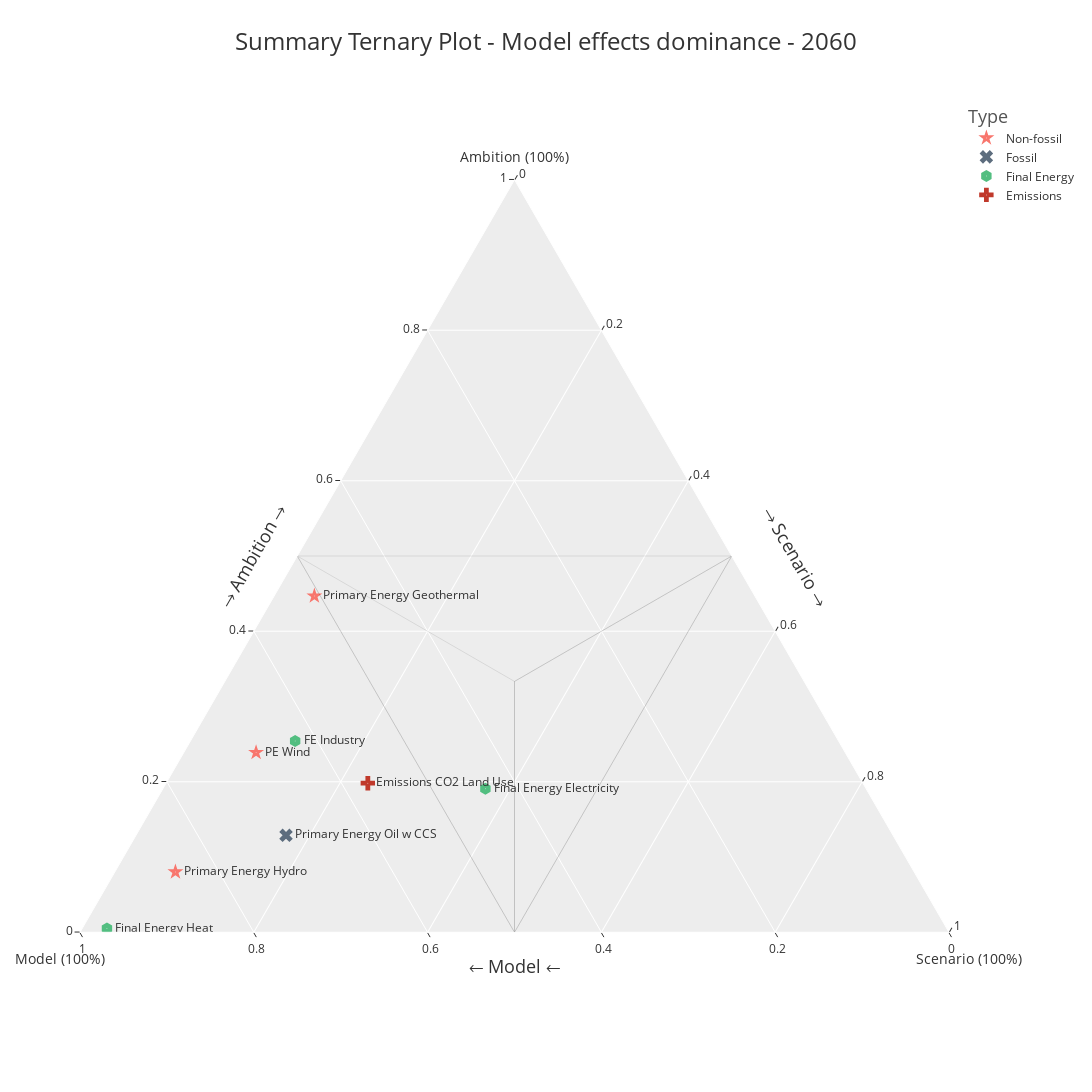

The notebook cell saved with this chart:
### Markdown cell above
Figure 15: Ternary Plot – Focus on the Model Factor effects 2060

### Code cell
# Figure 15: Ternary Plot for all variables 2060, focus on Model - cleaned version of the code to match the paper
# Note: there is no full version of this plot as the labels are not too long for the plot to become unreadable

# -----------
# Setup the style parameters
# -----------
sns.set()
sns.set_style("white")
plt.rcParams['figure.dpi']= 100
plt.rcParams['figure.figsize'] = (20,6)
plt.rc("savefig", dpi=150)
plt.rc("font", size=14)

# -----------
# Choose columns to plot and filter the data accordingly
# -----------
cols = [ 
    'Variable',
    'Year',
    'R2_Amb_Shapley_norm',
    'R2_Mod_Shapley_norm',
    'R2_Scen_Shapley_norm',
    'Type'
    ]


data = df_all[cols]

# -----------
# Rename the variables to be plotted for better readability
# -----------
var_name_replacements = {
    'Primary Energy Wind': 'PE Wind',
    'Final Energy Industry': 'FE Industry'
}

# Replace values in the "Variable" column using dictionary
data['Variable'] = data['Variable'].replace(var_name_replacements)

# -----------
# Filter the data to show only the needed data points that highlight the Model effects dominance
# -----------
data = data.query('Year == 2060 and R2_Mod_Shapley_norm >= 0.35 and R2_Amb_Shapley_norm < 0.5 and R2_Scen_Shapley_norm < 0.5')

# -----------
# Plot the data
# -----------
fig = px.scatter_ternary(
    data.query('Year ==2060'), 
    a="R2_Amb_Shapley_norm", 
    b="R2_Mod_Shapley_norm", 
    c="R2_Scen_Shapley_norm",
    symbol="Type",
    color='Type',
    template= "ggplot2",
    symbol_map={"Emissions":"cross-dot", 'Final Energy':'hexagon-dot',"Fossil":"x","Non-fossil":"star-dot","Land":"square-x"},
    color_discrete_map={"Emissions":"#C0392B", "Non-Fossil":"#F4D03F", 'Final Energy':'#52BE80',"Fossil":"#5D6D7E","Land":"LightSkyBlue"},
    labels={"R2_Amb_Shapley_norm": "Ambition (100%)",
            "R2_Mod_Shapley_norm": "Model (100%)",
            "R2_Scen_Shapley_norm": "Scenario (100%)"},
    title="Summary Ternary Plot - Model effects dominance - 2060",
    hover_name='Variable',
    text= data['Variable'],
    animation_frame='Year',
    width=1200,
    height=1200,
    )

# Lines connecting mid-point of each axis to mid-point of the plot
fig.add_trace(
    go.Scatterternary(a=[0.5, 0.5,0.5, 0.5,0, 0.5],
                      b=[0.5, 0.5,0, 0.5,0.5, 0.5],
                      c=[0, 0.5,0.5, 0.5,0.5, 0.5],
                      mode='lines',
                      marker=dict(color='black'),
                      line=dict(width=0.1),
                      showlegend=False,
                      )
                )

# Lines connecting mid-points of all axes together
fig.add_trace(
    go.Scatterternary(a=[0.5, 0,0.5, 0.5,0, 0.5],
                      b=[0, 0.5,0, 0.5,0.5, 0.5],
                      c=[0.5, 0.5,0.5, 0,0.5, 0],
                      mode='lines',
                      marker=dict(color='black'),
                      line=dict(width=0.1),
                      showlegend=False,
                      
                      )
                )

fig.update_traces(
    marker=dict(
        size=12),
    textposition='middle right',
    )

fig.update_layout(
    legend_title="Type",
    legend_title_font_color="#545454",
    legend_title_font_size=18,
    title_font_size=24,
    annotations=[
        dict(
            x=0.87,
            y=0.5,
            xref="paper",
            yref="paper",
            text="\u2192 Scenario \u2192",
            showarrow=False,
            font=dict(
                size=18,
            ),
            textangle=60
        ),
        dict(
            x=0.5,
            y=0.035,
            xref="paper",
            yref="paper",
            text="\u2190 Model \u2190",
            showarrow=False,
            font=dict(
                size=18,
            ),
            textangle=0
        ),
        dict(
            x=0.15,
            y=0.5,
            xref="paper",
            yref="paper",
            text="\u2192 Ambition \u2192",
            showarrow=False,
            font=dict(
                size=18,
            ),
            textangle=-60
        )

    ]
)


fig.show()

# Save the plot
fig.write_image("Figure_15_Ternary_Plot_2060_Model_Effect.png")

### Figure 1 — Plotly figure (JSON) as saved in the notebook; plotly's stock layout.template omitted (floating-point values rounded to 4 significant figures)
{"data": [{"a": [0.2389, 0.08015, 0.4469], "b": [0.678, 0.8501, 0.5068], "c": [0.08319, 0.06974, 0.04628], "hovertemplate": "<b>%{hovertext}</b><br><br>Type=Non-fossil<br>Year=2060<br>Ambition (100%)=%{a}<br>Model (100%)=%{b}<br>Scenario (100%)=%{c}<br>text=%{text}<extra></extra>", "hovertext": ["PE Wind", "Primary Energy Hydro", "Primary Energy Geothermal"], "legendgroup": "Non-fossil", "marker": {"color": "#F8766D", "size": 12, "symbol": "star-dot"}, "mode": "markers+text", "name": "Non-fossil", "showlegend": true, "subplot": "ternary", "text": ["PE Wind", "Primary Energy Hydro", "Primary Energy Geothermal"], "textposition": "middle right", "type": "scatterternary"}, {"a": [0.1289], "b": [0.6985], "c": [0.1726], "hovertemplate": "<b>%{hovertext}</b><br><br>Type=Fossil<br>Year=2060<br>Ambition (100%)=%{a}<br>Model (100%)=%{b}<br>Scenario (100%)=%{c}<br>text=%{text}<extra></extra>", "hovertext": ["Primary Energy Oil w CCS"], "legendgroup": "Fossil", "marker": {"color": "#5D6D7E", "size": 12, "symbol": "x"}, "mode": "markers+text", "name": "Fossil", "showlegend": true, "subplot": "ternary", "text": ["Primary Energy Oil w CCS"], "textposition": "middle right", "type": "scatterternary"}, {"a": [0.1906, 0.004908, 0.2543], "b": [0.4382, 0.9665, 0.6253], "c": [0.3712, 0.02855, 0.1204], "hovertemplate": "<b>%{hovertext}</b><br><br>Type=Final Energy<br>Year=2060<br>Ambition (100%)=%{a}<br>Model (100%)=%{b}<br>Scenario (100%)=%{c}<br>text=%{text}<extra></extra>", "hovertext": ["Final Energy Electricity", "Final Energy Heat", "FE Industry"], "legendgroup": "Final Energy", "marker": {"color": "#52BE80", "size": 12, "symbol": "hexagon-dot"}, "mode": "markers+text", "name": "Final Energy", "showlegend": true, "subplot": "ternary", "text": ["Final Energy Electricity", "Final Energy Heat", "FE Industry"], "textposition": "middle right", "type": "scatterternary"}, {"a": [0.1981], "b": [0.5697], "c": [0.2322], "hovertemplate": "<b>%{hovertext}</b><br><br>Type=Emissions<br>Year=2060<br>Ambition (100%)=%{a}<br>Model (100%)=%{b}<br>Scenario (100%)=%{c}<br>text=%{text}<extra></extra>", "hovertext": ["Emissions CO2 Land Use"], "legendgroup": "Emissions", "marker": {"color": "#C0392B", "size": 12, "symbol": "cross-dot"}, "mode": "markers+text", "name": "Emissions", "showlegend": true, "subplot": "ternary", "text": ["Emissions CO2 Land Use"], "textposition": "middle right", "type": "scatterternary"}, {"a": [0.5, 0.5, 0.5, 0.5, 0, 0.5], "b": [0.5, 0.5, 0, 0.5, 0.5, 0.5], "c": [0, 0.5, 0.5, 0.5, 0.5, 0.5], "line": {"width": 0.1}, "marker": {"color": "black", "size": 12}, "mode": "lines", "showlegend": false, "textposition": "middle right", "type": "scatterternary"}, {"a": [0.5, 0, 0.5, 0.5, 0, 0.5], "b": [0, 0.5, 0, 0.5, 0.5, 0.5], "c": [0.5, 0.5, 0.5, 0, 0.5, 0], "line": {"width": 0.1}, "marker": {"color": "black", "size": 12}, "mode": "lines", "showlegend": false, "textposition": "middle right", "type": "scatterternary"}], "layout": {"annotations": [{"font": {"size": 18}, "showarrow": false, "text": "→ Scenario →", "textangle": 60, "x": 0.87, "xref": "paper", "y": 0.5, "yref": "paper"}, {"font": {"size": 18}, "showarrow": false, "text": "← Model ←", "textangle": 0, "x": 0.5, "xref": "paper", "y": 0.035, "yref": "paper"}, {"font": {"size": 18}, "showarrow": false, "text": "→ Ambition →", "textangle": -60, "x": 0.15, "xref": "paper", "y": 0.5, "yref": "paper"}], "height": 1200, "legend": {"title": {"font": {"color": "#545454", "size": 18}, "text": "Type"}, "tracegroupgap": 0}, "ternary": {"aaxis": {"title": {"text": "Ambition (100%)"}}, "baxis": {"title": {"text": "Model (100%)"}}, "caxis": {"title": {"text": "Scenario (100%)"}}, "domain": {"x": [0, 1], "y": [0, 1]}}, "title": {"font": {"size": 24}, "text": "Summary Ternary Plot - Model effects dominance - 2060"}, "width": 1200}}
